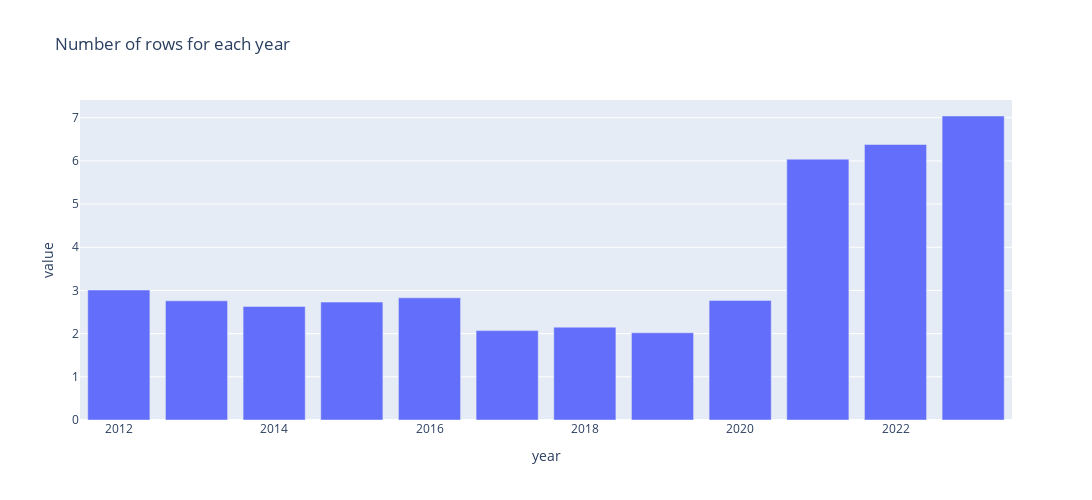

Notebook cell for this chart:
### Code cell
fig = px.bar(percentages_df, y='value', x='year', title='Number of rows for each year')
fig.update_layout(width=1100, height=500)
fig.show()

### Figure 1 — Plotly figure (JSON) as saved in the notebook; plotly's stock layout.template omitted (floating-point values rounded to 4 significant figures)
{"data": [{"alignmentgroup": "True", "hovertemplate": "year=%{x}<br>value=%{y}<extra></extra>", "legendgroup": "", "marker": {"color": "#636efa", "pattern": {"shape": ""}}, "name": "", "offsetgroup": "", "orientation": "v", "showlegend": false, "textposition": "auto", "type": "bar", "x": [2012, 2013, 2014, 2015, 2016, 2017, 2018, 2019, 2020, 2021, 2022, 2023], "xaxis": "x", "y": [3.01, 2.76, 2.63, 2.73, 2.83, 2.07, 2.15, 2.02, 2.77, 6.04, 6.38, 7.04], "yaxis": "y"}], "layout": {"barmode": "relative", "height": 500, "legend": {"tracegroupgap": 0}, "title": {"text": "Number of rows for each year"}, "width": 1100, "xaxis": {"anchor": "y", "autorange": true, "domain": [0, 1], "range": [2012.0, 2024.0], "title": {"text": "year"}, "type": "linear"}, "yaxis": {"anchor": "x", "autorange": true, "domain": [0, 1], "range": [0, 7.411], "title": {"text": "value"}, "type": "linear"}}}
